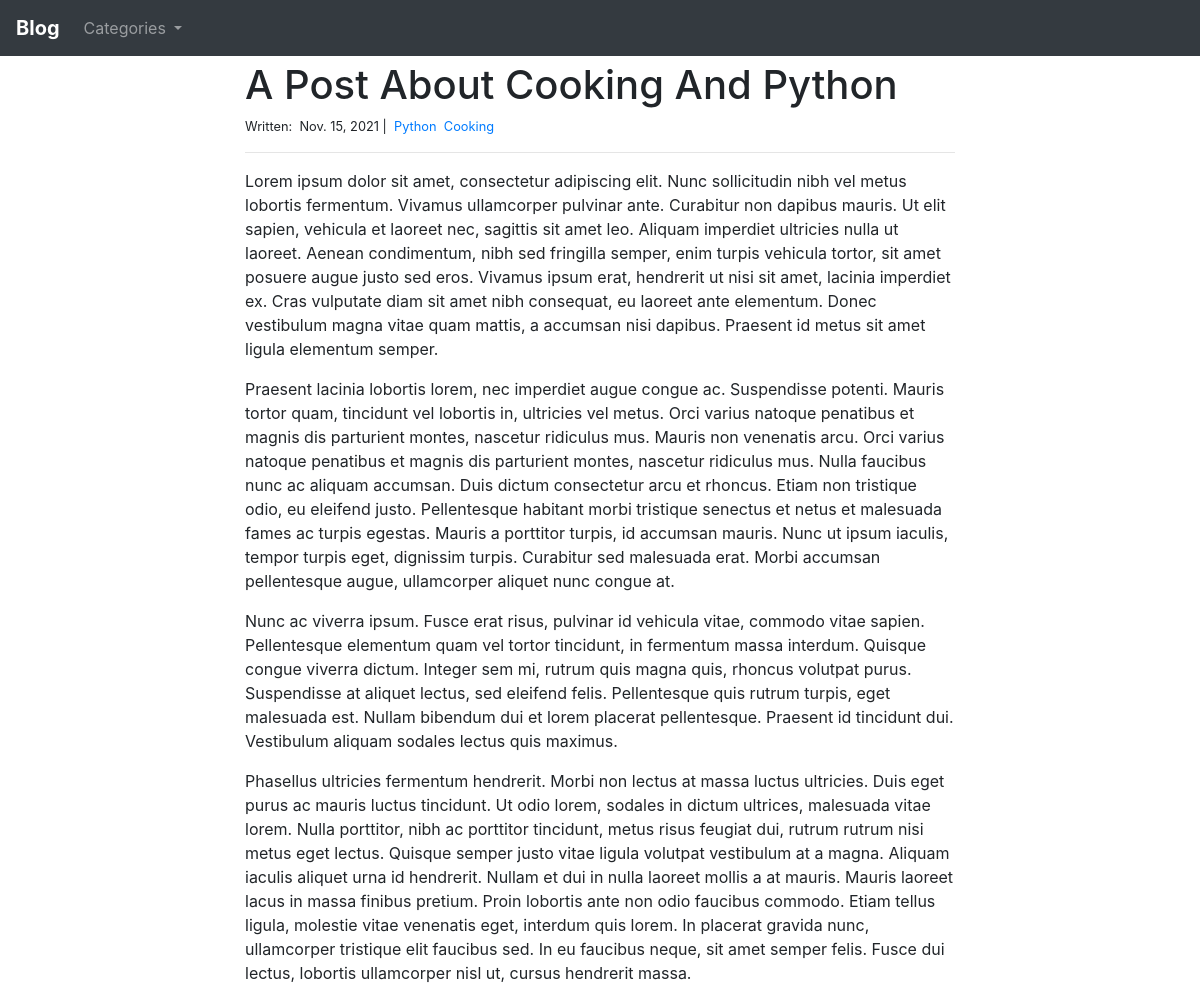
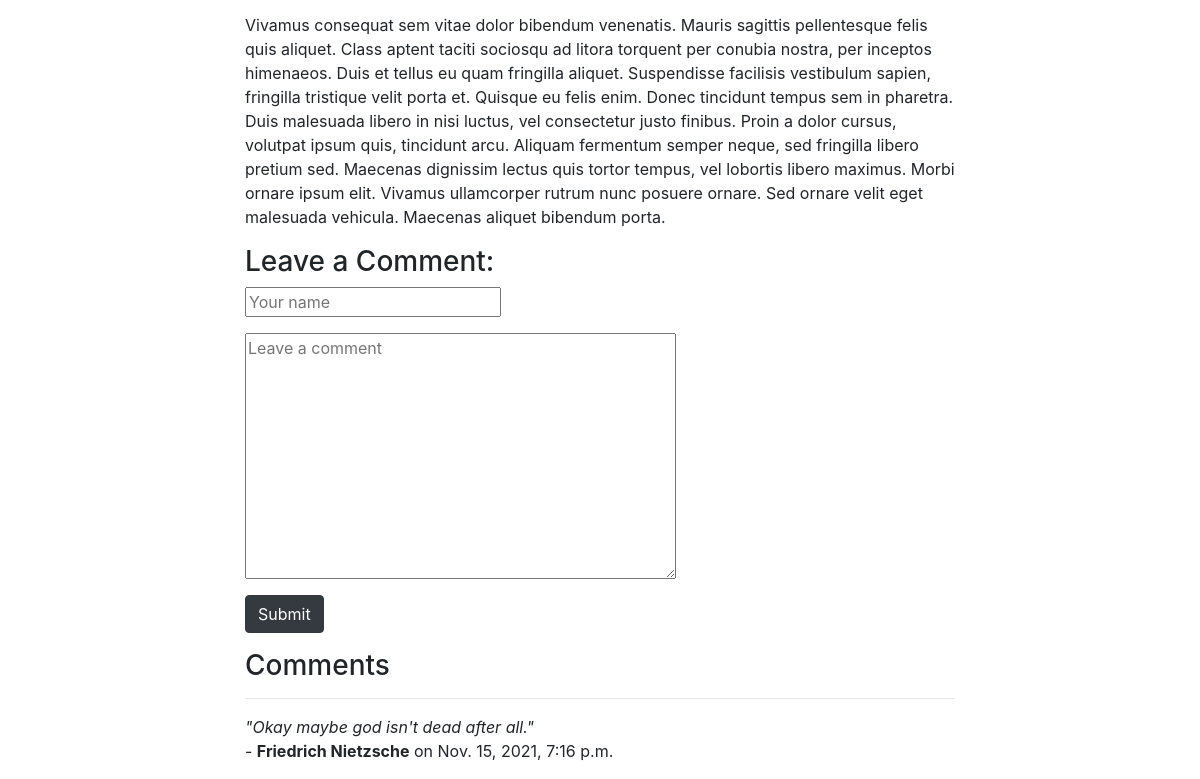
Page /blog/1/ on the committed database (2 pictures, top to bottom).
### blog/models.py (models this page shows, shortened)
class Post(models.Model):
    title = models.CharField(max_length=255)
    body = models.TextField()
    created_on = models.DateTimeField(auto_now_add=True)
    last_modified = models.DateTimeField(auto_now=True)
    categories = models.ManyToManyField('Category', related_name='posts')

class Category(models.Model):
    class Meta:
        verbose_name_plural = 'Categories'
    name = models.CharField(max_length=20)

class Comment(models.Model):
    author = models.CharField(max_length=60)
    body = models.TextField()
    created_on = models.DateTimeField(auto_now_add=True)
    post = models.ForeignKey('Post', on_delete=models.CASCADE)

### blog/views.py (the view, shortened to what this page needs)
# urls.py: path('<int:pk>/', views.blog_detail, name='blog_detail'),
def blog_detail(request, pk):
    post = Post.objects.get(pk=pk)
    comments = Comment.objects.filter(post=post)
    form = CommentForm()
    nav_categories = Category.objects.all()
    context = {
        'post' : post,
        'comments' : comments,
        'form' : form,
        'nav_cats' : nav_categories,
    }
    return render(request, 'blog_detail.html', context)

### blog/forms.py
class CommentForm(forms.Form):
    author = forms.CharField(
        max_length=60,
        widget=forms.TextInput(attrs={
            'class' : 'form-group',
            'placeholder' : 'Your name',
        })
    )
    body = forms.CharField(
        widget=forms.Textarea(attrs={
            'class' : 'form-group',
            'placeholder' : 'Leave a comment',
        })
    )

### blog/templates/blog_detail.html (shortened to what this page needs)
{% extends "base.html" %}
{% block page_content %}
  <h1 style="margin-top: 5">{{ post.title | title }}</h1>
  <small>
    Written:&nbsp;
    {{ post.created_on.date }} |&nbsp;
    {% for cat in post.categories.all %}
      <a href="{% url 'blog_category' cat.name %}">{{ cat.name | title }}</a>&nbsp;
    {% endfor %}
  </small>
  <hr>
  <p>
    {{ post.body | linebreaks }}
  </p>
  <h3>Leave a Comment:</h3>
  <form action="/blog/{{ post.pk }}/" method="post">
    <div class="form-group" style="margin-bottom: 0">
      {{ form.author }}
    </div>
    <div class="form-group" style="margin-bottom: 0">
      {{ form.body }}
    </div>
    <button type="submit" class="btn btn-dark">Submit</button>
  </form>
  <h3>Comments</h3>
  <hr>
  {% for comment in comments %}
  <p>
    <i>"{{ comment.body }}"</i>
    <br>
    - <b>{{ comment.author }}</b> on {{ comment.created_on }}
  </p>
  {% endfor %}
{% endblock %}

### rows in the picture
Post: title "A Post About Cooking And Python", created_on "Nov. 15, 2021", body "Lorem ipsum dolor sit amet, consectetur adipiscing elit. Nunc sollicitudin nibh vel metus lobortis fermentum. Vivamus ullamcorper pulvinar ante. Curabitur non dapibus mauris. Ut elit sapien, vehicula et laoreet nec, sagittis sit amet leo. Aliquam imperdiet ultricies nulla ut laoreet. Aenean condimentum, nibh sed fringilla semper, enim turpis vehicula tortor, sit amet posuere augue justo sed eros. Vivamus ipsum erat, hendrerit ut nisi sit amet, lacinia imperdiet ex. Cras vulputate diam sit amet nibh consequat, eu laoreet ante elementum. Donec vestibulum magna vitae quam mattis, a accumsan nisi dapibus. Praesent id metus sit amet ligula elementum semper. Praesent lacinia lobortis lorem, nec…"
Category: name "Python"
Category: name "Cooking"
Comment: body "Okay maybe god isn't dead after all.", author "Friedrich Nietzsche", created_on "Nov. 15, 2021, 7:16 p.m."
